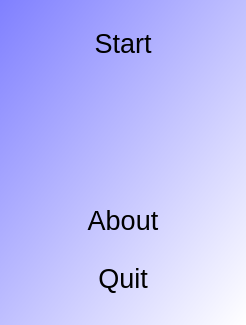
<?xml version="1.0" encoding="UTF-8"?>
<ui version="4.0">
 <class>QtRubiksClockMenuDialog</class>
 <widget class="QDialog" name="QtRubiksClockMenuDialog">
  <property name="geometry">
   <rect>
    <x>0</x>
    <y>0</y>
    <width>246</width>
    <height>325</height>
   </rect>
  </property>
  <property name="font">
   <font>
    <pointsize>20</pointsize>
   </font>
  </property>
  <property name="windowTitle">
   <string>Rubik's Clock</string>
  </property>
  <property name="windowIcon">
   <iconset resource="GameRubiksClock.qrc">
    <normaloff>:/images/GameRubiksClockIcon14x14.png</normaloff>:/images/GameRubiksClockIcon14x14.png</iconset>
  </property>
  <property name="styleSheet">
   <string notr="true">QDialog { 
background-color: qlineargradient(x1: 0, y1: 0, x2: 1, y2: 1, stop: 0  #8080ff, stop: 1 #ffffff);
}
QPushButton { background-color: rgb(255, 255, 255);  }
QPushButton { color: rgb(0,0,0); }
QPushButton { font: 48px, &quot;monospace&quot; }</string>
  </property>
  <layout class="QGridLayout" name="gridLayout">
   <item row="2" column="2">
    <spacer name="horizontalSpacer_2">
     <property name="orientation">
      <enum>Qt::Horizontal</enum>
     </property>
     <property name="sizeHint" stdset="0">
      <size>
       <width>40</width>
       <height>20</height>
      </size>
     </property>
    </spacer>
   </item>
   <item row="2" column="0">
    <spacer name="horizontalSpacer">
     <property name="orientation">
      <enum>Qt::Horizontal</enum>
     </property>
     <property name="sizeHint" stdset="0">
      <size>
       <width>40</width>
       <height>20</height>
      </size>
     </property>
    </spacer>
   </item>
   <item row="2" column="1">
    <widget class="QLabel" name="label">
     <property name="maximumSize">
      <size>
       <width>100</width>
       <height>100</height>
      </size>
     </property>
     <property name="autoFillBackground">
      <bool>false</bool>
     </property>
     <property name="text">
      <string/>
     </property>
     <property name="pixmap">
      <pixmap resource="GameRubiksClock.qrc">:/images/GameRubiksClockTransparent.png</pixmap>
     </property>
     <property name="scaledContents">
      <bool>true</bool>
     </property>
     <property name="alignment">
      <set>Qt::AlignCenter</set>
     </property>
    </widget>
   </item>
   <item row="1" column="0" colspan="3">
    <widget class="QPushButton" name="button_start">
     <property name="text">
      <string>Start</string>
     </property>
     <property name="flat">
      <bool>true</bool>
     </property>
    </widget>
   </item>
   <item row="4" column="0" colspan="3">
    <widget class="QPushButton" name="button_about">
     <property name="text">
      <string>About</string>
     </property>
     <property name="flat">
      <bool>true</bool>
     </property>
    </widget>
   </item>
   <item row="5" column="0" colspan="3">
    <widget class="QPushButton" name="button_quit">
     <property name="text">
      <string>Quit</string>
     </property>
     <property name="flat">
      <bool>true</bool>
     </property>
    </widget>
   </item>
  </layout>
 </widget>
 <tabstops>
  <tabstop>button_quit</tabstop>
 </tabstops>
 <resources>
  <include location="GameRubiksClock.qrc"/>
 </resources>
 <connections/>
</ui>
